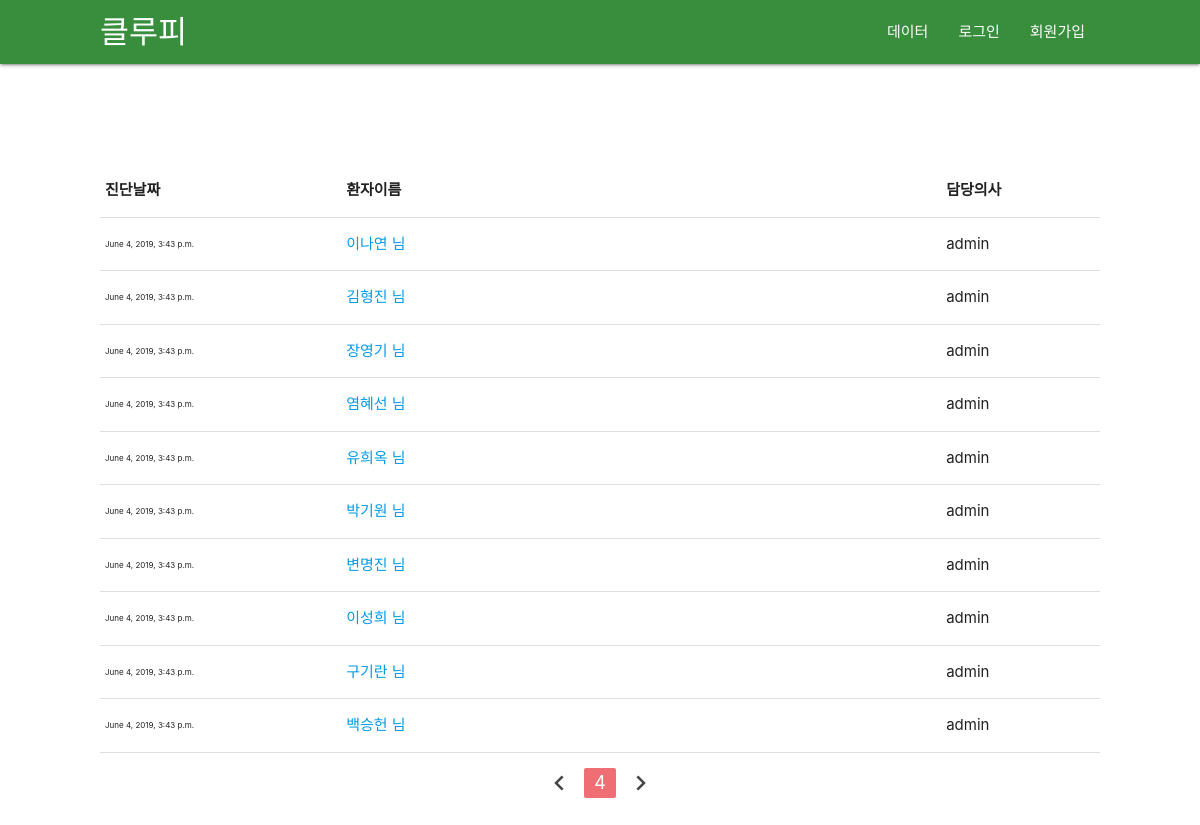
The page /list/?page=4 on the database its author committed.
### scoring/models.py (models this page shows, shortened)
class ScoreList(models.Model):
    user = models.ForeignKey(User, on_delete=models.CASCADE, null=True) # 담당의
    name = models.CharField(max_length=200,null=True) # 성명
    gender = models.IntegerField(null=True) # 성별
    age = models.IntegerField(null=True) # 연령
    blood_type = models.IntegerField(null=True) # 혈액형
    height = models.FloatField(null=True) # 신장
    weight = models.FloatField(null=True) # 몸무게
    past_diagnostic_record = models.IntegerField(null=True) # 과거력
    pub_date = models.DateTimeField(null=True) # 진달일
    score = models.IntegerField(null=True) # 점수
    pass_or_fail = models.BooleanField(null=True) # 치매여부
    ASF = models.FloatField(null=True) # 두개골과 두뇌사이 공간
    nWBV = models.FloatField(null=True) # 전체 뇌용량 정규화
    eTIV = models.IntegerField(null=True) # 추정 내척추수액
    CDR = models.FloatField(null=True) # 임상 치매 평가
    MMSE = models.FloatField(null=True) # 간이 정신 상태 검사
    SES = models.FloatField(null=True) # 사화족 지위
    educ = models.IntegerField(null=True) # 교육 기간
    MR_delay = models.IntegerField(null=True) # 딜레이
    hand = models.IntegerField(null=True) # 손잡이

### scoring/views.py (the view)
# urls.py: path('list/', scoring.views.list, name='list'),
def list(request):
    subjects = ScoreList.objects.all().order_by('-id')
    paginator = Paginator(subjects, 10)
    try:
        page = request.GET.get('page', 1)
    except PageNotAnInteger:
        page = 1
    lists = paginator.get_page(page)
    return render(request, 'list.html', {'lists':lists})

### scoring/templates/list.html
{% extends "base.html" %}
{% block content %}
{% load static %}
<section class="patient-list">
    <div class="con">
        <table class="highlight">
            <thead>
                <tr>
                    <th>진단날짜</th>
                    <th>환자이름</th>
                    <th>담당의사</th>
                </tr>
            </thead>
            <tbody>
                {% for list in lists %}
                <tr>
                    <td style="font-size: 8px;">{{ list.pub_date }}</td>
                    <td style="width: 60%"><a href="{% url 'result' list.id%}">{{ list.name }} 님</a></td>
                    <td>{{ list.user.username }}</td>
                </tr>
                {% endfor %}
            </tbody>
        </table>
        <div>
            <ul class="pagination" style="display: flex; justify-content:center;">
                {% if lists.has_previous %}
                <li class="waves-effect"><a href="?page={{lists.previous_page_number}}"><i class="material-icons">chevron_left</i></a></li>
                {% else %}
                <li class="disabled"><a href="#!"><i class="material-icons">chevron_left</i></a></li>
                {% endif %}
                <li class="active"><a href="#!">{{lists.number}}</a></li>
                {% if lists.has_next %}
                <li class="waves-effect"><a href="?page={{lists.next_page_number}}"><i class="material-icons">chevron_right</i></a></li>
                {% else %}
                <li class="disabled"><a href="#!"><i class="material-icons">chevron_right</i></a></li>
                {% endif %}
            </ul>
        </div>
    </div>
</section>
{% endblock content %}

### scoring/static/css/style.css (style rules this page uses)
.patient-list { padding-top: 100px; padding-bottom: 100px; width: 100%; display: flex; justify-content: center; }
.patient-list .con { width: 1000px; }

### rows shown on the page
ScoreList: pub_date "June 4, 2019, 3:43 p.m.", name "이나연", user.username "admin"
ScoreList: pub_date "June 4, 2019, 3:43 p.m.", name "김형진", user.username "admin"
ScoreList: pub_date "June 4, 2019, 3:43 p.m.", name "장영기", user.username "admin"
ScoreList: pub_date "June 4, 2019, 3:43 p.m.", name "염혜선", user.username "admin"
ScoreList: pub_date "June 4, 2019, 3:43 p.m.", name "유희옥", user.username "admin"
ScoreList: pub_date "June 4, 2019, 3:43 p.m.", name "박기원", user.username "admin"
ScoreList: pub_date "June 4, 2019, 3:43 p.m.", name "변명진", user.username "admin"
ScoreList: pub_date "June 4, 2019, 3:43 p.m.", name "이성희", user.username "admin"
ScoreList: pub_date "June 4, 2019, 3:43 p.m.", name "구기란", user.username "admin"
ScoreList: pub_date "June 4, 2019, 3:43 p.m.", name "백승헌", user.username "admin"

### other values the page prints
{{ lists.number }} "4"
